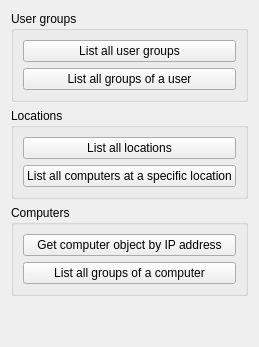
     <widget class="QWidget" name="integrationTests">
      <attribute name="title">
       <string>Integration tests</string>
      </attribute>
      <layout class="QVBoxLayout" name="verticalLayout_3">
       <item>
        <widget class="QGroupBox" name="groupBox_3">
         <property name="title">
          <string>User groups</string>
         </property>
         <layout class="QVBoxLayout" name="verticalLayout_7">
          <item>
           <widget class="QPushButton" name="testUserGroups">
            <property name="text">
             <string>List all user groups</string>
            </property>
            <property name="icon">
             <iconset resource="ldap.qrc">
              <normaloff>:/ldap/user-group-properties.png</normaloff>:/ldap/user-group-properties.png</iconset>
            </property>
           </widget>
          </item>
          <item>
           <widget class="QPushButton" name="testGroupsOfUser">
            <property name="text">
             <string>List all groups of a user</string>
            </property>
            <property name="icon">
             <iconset resource="ldap.qrc">
              <normaloff>:/ldap/user-group-properties.png</normaloff>:/ldap/user-group-properties.png</iconset>
            </property>
           </widget>
          </item>
         </layout>
        </widget>
       </item>
       <item>
        <widget class="QGroupBox" name="groupBox_4">
         <property name="title">
          <string>Locations</string>
         </property>
         <layout class="QVBoxLayout" name="verticalLayout_5">
          <item>
           <widget class="QPushButton" name="testLocations">
            <property name="text">
             <string>List all locations</string>
            </property>
            <property name="icon">
             <iconset resource="ldap.qrc">
              <normaloff>:/ldap/distribute-vertical-margin.png</normaloff>:/ldap/distribute-vertical-margin.png</iconset>
            </property>
           </widget>
          </item>
          <item>
           <widget class="QPushButton" name="testLocationEntries">
            <property name="text">
             <string>List all computers at a specific location</string>
            </property>
            <property name="icon">
             <iconset resource="ldap.qrc">
              <normaloff>:/ldap/configure.png</normaloff>:/ldap/configure.png</iconset>
            </property>
           </widget>
          </item>
         </layout>
        </widget>
       </item>
       <item>
        <widget class="QGroupBox" name="groupBox_5">
         <property name="title">
          <string>Computers</string>
         </property>
         <layout class="QVBoxLayout" name="verticalLayout_8">
          <item>
           <widget class="QPushButton" name="testComputerObjectByIpAddress">
            <property name="text">
             <string>Get computer object by IP address</string>
            </property>
            <property name="icon">
             <iconset resource="ldap.qrc">
              <normaloff>:/ldap/computer.png</normaloff>:/ldap/computer.png</iconset>
            </property>
           </widget>
          </item>
          <item>
           <widget class="QPushButton" name="testGroupsOfComputer">
            <property name="text">
             <string>List all groups of a computer</string>
            </property>
            <property name="icon">
             <iconset resource="ldap.qrc">
              <normaloff>:/ldap/computer.png</normaloff>:/ldap/computer.png</iconset>
            </property>
           </widget>
          </item>
         </layout>
        </widget>
       </item>
       <item>
        <spacer name="verticalSpacer_10">
         <property name="orientation">
          <enum>Qt::Orientation::Vertical</enum>
         </property>
         <property name="sizeHint" stdset="0">
          <size>
           <width>20</width>
           <height>40</height>
          </size>
         </property>
        </spacer>
       </item>
      </layout>
     </widget>
